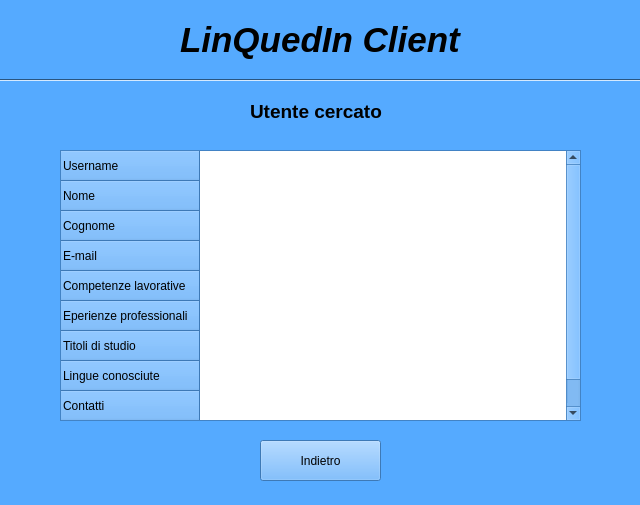
<?xml version="1.0" encoding="UTF-8"?>
<ui version="4.0">
 <class>windowClientCerca</class>
 <widget class="QWidget" name="windowClientCerca">
  <property name="geometry">
   <rect>
    <x>0</x>
    <y>0</y>
    <width>640</width>
    <height>505</height>
   </rect>
  </property>
  <property name="minimumSize">
   <size>
    <width>640</width>
    <height>505</height>
   </size>
  </property>
  <property name="maximumSize">
   <size>
    <width>640</width>
    <height>505</height>
   </size>
  </property>
  <property name="palette">
   <palette>
    <active>
     <colorrole role="WindowText">
      <brush brushstyle="SolidPattern">
       <color alpha="255">
        <red>0</red>
        <green>0</green>
        <blue>0</blue>
       </color>
      </brush>
     </colorrole>
     <colorrole role="Button">
      <brush brushstyle="SolidPattern">
       <color alpha="255">
        <red>85</red>
        <green>170</green>
        <blue>255</blue>
       </color>
      </brush>
     </colorrole>
     <colorrole role="Light">
      <brush brushstyle="SolidPattern">
       <color alpha="255">
        <red>213</red>
        <green>234</green>
        <blue>255</blue>
       </color>
      </brush>
     </colorrole>
     <colorrole role="Midlight">
      <brush brushstyle="SolidPattern">
       <color alpha="255">
        <red>149</red>
        <green>202</green>
        <blue>255</blue>
       </color>
      </brush>
     </colorrole>
     <colorrole role="Dark">
      <brush brushstyle="SolidPattern">
       <color alpha="255">
        <red>42</red>
        <green>85</green>
        <blue>127</blue>
       </color>
      </brush>
     </colorrole>
     <colorrole role="Mid">
      <brush brushstyle="SolidPattern">
       <color alpha="255">
        <red>56</red>
        <green>113</green>
        <blue>170</blue>
       </color>
      </brush>
     </colorrole>
     <colorrole role="Text">
      <brush brushstyle="SolidPattern">
       <color alpha="255">
        <red>0</red>
        <green>0</green>
        <blue>0</blue>
       </color>
      </brush>
     </colorrole>
     <colorrole role="BrightText">
      <brush brushstyle="SolidPattern">
       <color alpha="255">
        <red>255</red>
        <green>255</green>
        <blue>255</blue>
       </color>
      </brush>
     </colorrole>
     <colorrole role="ButtonText">
      <brush brushstyle="SolidPattern">
       <color alpha="255">
        <red>0</red>
        <green>0</green>
        <blue>0</blue>
       </color>
      </brush>
     </colorrole>
     <colorrole role="Base">
      <brush brushstyle="SolidPattern">
       <color alpha="255">
        <red>255</red>
        <green>255</green>
        <blue>255</blue>
       </color>
      </brush>
     </colorrole>
     <colorrole role="Window">
      <brush brushstyle="SolidPattern">
       <color alpha="255">
        <red>85</red>
        <green>170</green>
        <blue>255</blue>
       </color>
      </brush>
     </colorrole>
     <colorrole role="Shadow">
      <brush brushstyle="SolidPattern">
       <color alpha="255">
        <red>0</red>
        <green>0</green>
        <blue>0</blue>
       </color>
      </brush>
     </colorrole>
     <colorrole role="AlternateBase">
      <brush brushstyle="SolidPattern">
       <color alpha="255">
        <red>170</red>
        <green>212</green>
        <blue>255</blue>
       </color>
      </brush>
     </colorrole>
     <colorrole role="ToolTipBase">
      <brush brushstyle="SolidPattern">
       <color alpha="255">
        <red>255</red>
        <green>255</green>
        <blue>220</blue>
       </color>
      </brush>
     </colorrole>
     <colorrole role="ToolTipText">
      <brush brushstyle="SolidPattern">
       <color alpha="255">
        <red>0</red>
        <green>0</green>
        <blue>0</blue>
       </color>
      </brush>
     </colorrole>
    </active>
    <inactive>
     <colorrole role="WindowText">
      <brush brushstyle="SolidPattern">
       <color alpha="255">
        <red>0</red>
        <green>0</green>
        <blue>0</blue>
       </color>
      </brush>
     </colorrole>
     <colorrole role="Button">
      <brush brushstyle="SolidPattern">
       <color alpha="255">
        <red>85</red>
        <green>170</green>
        <blue>255</blue>
       </color>
      </brush>
     </colorrole>
     <colorrole role="Light">
      <brush brushstyle="SolidPattern">
       <color alpha="255">
        <red>213</red>
        <green>234</green>
        <blue>255</blue>
       </color>
      </brush>
     </colorrole>
     <colorrole role="Midlight">
      <brush brushstyle="SolidPattern">
       <color alpha="255">
        <red>149</red>
        <green>202</green>
        <blue>255</blue>
       </color>
      </brush>
     </colorrole>
     <colorrole role="Dark">
      <brush brushstyle="SolidPattern">
       <color alpha="255">
        <red>42</red>
        <green>85</green>
        <blue>127</blue>
       </color>
      </brush>
     </colorrole>
     <colorrole role="Mid">
      <brush brushstyle="SolidPattern">
       <color alpha="255">
        <red>56</red>
        <green>113</green>
        <blue>170</blue>
       </color>
      </brush>
     </colorrole>
     <colorrole role="Text">
      <brush brushstyle="SolidPattern">
       <color alpha="255">
        <red>0</red>
        <green>0</green>
        <blue>0</blue>
       </color>
      </brush>
     </colorrole>
     <colorrole role="BrightText">
      <brush brushstyle="SolidPattern">
       <color alpha="255">
        <red>255</red>
        <green>255</green>
        <blue>255</blue>
       </color>
      </brush>
     </colorrole>
     <colorrole role="ButtonText">
      <brush brushstyle="SolidPattern">
       <color alpha="255">
        <red>0</red>
        <green>0</green>
        <blue>0</blue>
       </color>
      </brush>
     </colorrole>
     <colorrole role="Base">
      <brush brushstyle="SolidPattern">
       <color alpha="255">
        <red>255</red>
        <green>255</green>
        <blue>255</blue>
       </color>
      </brush>
     </colorrole>
     <colorrole role="Window">
      <brush brushstyle="SolidPattern">
       <color alpha="255">
        <red>85</red>
        <green>170</green>
        <blue>255</blue>
       </color>
      </brush>
     </colorrole>
     <colorrole role="Shadow">
      <brush brushstyle="SolidPattern">
       <color alpha="255">
        <red>0</red>
        <green>0</green>
        <blue>0</blue>
       </color>
      </brush>
     </colorrole>
     <colorrole role="AlternateBase">
      <brush brushstyle="SolidPattern">
       <color alpha="255">
        <red>170</red>
        <green>212</green>
        <blue>255</blue>
       </color>
      </brush>
     </colorrole>
     <colorrole role="ToolTipBase">
      <brush brushstyle="SolidPattern">
       <color alpha="255">
        <red>255</red>
        <green>255</green>
        <blue>220</blue>
       </color>
      </brush>
     </colorrole>
     <colorrole role="ToolTipText">
      <brush brushstyle="SolidPattern">
       <color alpha="255">
        <red>0</red>
        <green>0</green>
        <blue>0</blue>
       </color>
      </brush>
     </colorrole>
    </inactive>
    <disabled>
     <colorrole role="WindowText">
      <brush brushstyle="SolidPattern">
       <color alpha="255">
        <red>42</red>
        <green>85</green>
        <blue>127</blue>
       </color>
      </brush>
     </colorrole>
     <colorrole role="Button">
      <brush brushstyle="SolidPattern">
       <color alpha="255">
        <red>85</red>
        <green>170</green>
        <blue>255</blue>
       </color>
      </brush>
     </colorrole>
     <colorrole role="Light">
      <brush brushstyle="SolidPattern">
       <color alpha="255">
        <red>213</red>
        <green>234</green>
        <blue>255</blue>
       </color>
      </brush>
     </colorrole>
     <colorrole role="Midlight">
      <brush brushstyle="SolidPattern">
       <color alpha="255">
        <red>149</red>
        <green>202</green>
        <blue>255</blue>
       </color>
      </brush>
     </colorrole>
     <colorrole role="Dark">
      <brush brushstyle="SolidPattern">
       <color alpha="255">
        <red>42</red>
        <green>85</green>
        <blue>127</blue>
       </color>
      </brush>
     </colorrole>
     <colorrole role="Mid">
      <brush brushstyle="SolidPattern">
       <color alpha="255">
        <red>56</red>
        <green>113</green>
        <blue>170</blue>
       </color>
      </brush>
     </colorrole>
     <colorrole role="Text">
      <brush brushstyle="SolidPattern">
       <color alpha="255">
        <red>42</red>
        <green>85</green>
        <blue>127</blue>
       </color>
      </brush>
     </colorrole>
     <colorrole role="BrightText">
      <brush brushstyle="SolidPattern">
       <color alpha="255">
        <red>255</red>
        <green>255</green>
        <blue>255</blue>
       </color>
      </brush>
     </colorrole>
     <colorrole role="ButtonText">
      <brush brushstyle="SolidPattern">
       <color alpha="255">
        <red>42</red>
        <green>85</green>
        <blue>127</blue>
       </color>
      </brush>
     </colorrole>
     <colorrole role="Base">
      <brush brushstyle="SolidPattern">
       <color alpha="255">
        <red>85</red>
        <green>170</green>
        <blue>255</blue>
       </color>
      </brush>
     </colorrole>
     <colorrole role="Window">
      <brush brushstyle="SolidPattern">
       <color alpha="255">
        <red>85</red>
        <green>170</green>
        <blue>255</blue>
       </color>
      </brush>
     </colorrole>
     <colorrole role="Shadow">
      <brush brushstyle="SolidPattern">
       <color alpha="255">
        <red>0</red>
        <green>0</green>
        <blue>0</blue>
       </color>
      </brush>
     </colorrole>
     <colorrole role="AlternateBase">
      <brush brushstyle="SolidPattern">
       <color alpha="255">
        <red>85</red>
        <green>170</green>
        <blue>255</blue>
       </color>
      </brush>
     </colorrole>
     <colorrole role="ToolTipBase">
      <brush brushstyle="SolidPattern">
       <color alpha="255">
        <red>255</red>
        <green>255</green>
        <blue>220</blue>
       </color>
      </brush>
     </colorrole>
     <colorrole role="ToolTipText">
      <brush brushstyle="SolidPattern">
       <color alpha="255">
        <red>0</red>
        <green>0</green>
        <blue>0</blue>
       </color>
      </brush>
     </colorrole>
    </disabled>
   </palette>
  </property>
  <property name="windowTitle">
   <string>LinQuedIn Client</string>
  </property>
  <widget class="QLabel" name="label">
   <property name="geometry">
    <rect>
     <x>180</x>
     <y>20</y>
     <width>281</width>
     <height>41</height>
    </rect>
   </property>
   <property name="text">
    <string>&lt;html&gt;&lt;head/&gt;&lt;body&gt;&lt;p&gt;&lt;span style=&quot; font-size:26pt; font-weight:600; font-style:italic;&quot;&gt;LinQuedIn Client&lt;/span&gt;&lt;/p&gt;&lt;/body&gt;&lt;/html&gt;</string>
   </property>
  </widget>
  <widget class="Line" name="line">
   <property name="geometry">
    <rect>
     <x>0</x>
     <y>70</y>
     <width>651</width>
     <height>20</height>
    </rect>
   </property>
   <property name="orientation">
    <enum>Qt::Horizontal</enum>
   </property>
  </widget>
  <widget class="QLabel" name="label_2">
   <property name="geometry">
    <rect>
     <x>250</x>
     <y>100</y>
     <width>141</width>
     <height>21</height>
    </rect>
   </property>
   <property name="text">
    <string>&lt;html&gt;&lt;head/&gt;&lt;body&gt;&lt;p&gt;&lt;span style=&quot; font-size:14pt; font-weight:600;&quot;&gt;Utente cercato&lt;/span&gt;&lt;/p&gt;&lt;/body&gt;&lt;/html&gt;</string>
   </property>
  </widget>
  <widget class="QTableWidget" name="tableWidgetWindowClientCerca">
   <property name="geometry">
    <rect>
     <x>60</x>
     <y>150</y>
     <width>521</width>
     <height>271</height>
    </rect>
   </property>
   <property name="editTriggers">
    <set>QAbstractItemView::NoEditTriggers</set>
   </property>
   <property name="dragEnabled">
    <bool>true</bool>
   </property>
   <property name="wordWrap">
    <bool>true</bool>
   </property>
   <property name="cornerButtonEnabled">
    <bool>true</bool>
   </property>
   <attribute name="horizontalHeaderVisible">
    <bool>false</bool>
   </attribute>
   <attribute name="horizontalHeaderDefaultSectionSize">
    <number>350</number>
   </attribute>
   <attribute name="verticalHeaderVisible">
    <bool>true</bool>
   </attribute>
   <attribute name="verticalHeaderHighlightSections">
    <bool>false</bool>
   </attribute>
   <attribute name="verticalHeaderStretchLastSection">
    <bool>true</bool>
   </attribute>
   <row>
    <property name="text">
     <string>Username</string>
    </property>
   </row>
   <row>
    <property name="text">
     <string>Nome</string>
    </property>
   </row>
   <row>
    <property name="text">
     <string>Cognome</string>
    </property>
   </row>
   <row>
    <property name="text">
     <string>E-mail</string>
    </property>
   </row>
   <row>
    <property name="text">
     <string>Competenze lavorative</string>
    </property>
   </row>
   <row>
    <property name="text">
     <string>Eperienze professionali</string>
    </property>
   </row>
   <row>
    <property name="text">
     <string>Titoli di studio</string>
    </property>
   </row>
   <row>
    <property name="text">
     <string>Lingue conosciute</string>
    </property>
   </row>
   <row>
    <property name="text">
     <string>Contatti</string>
    </property>
   </row>
  </widget>
  <widget class="QPushButton" name="pushButtonIndietro">
   <property name="geometry">
    <rect>
     <x>260</x>
     <y>440</y>
     <width>121</width>
     <height>41</height>
    </rect>
   </property>
   <property name="text">
    <string>Indietro</string>
   </property>
  </widget>
 </widget>
 <resources/>
 <connections/>
</ui>
